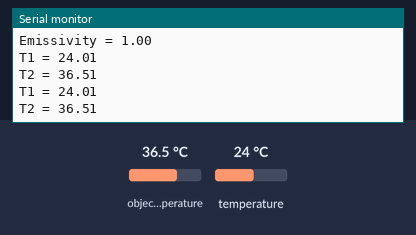
This sketch was run on a simulated Arduino Uno, built with avr-gcc and run on an emulated ATmega328P. Parts: the last lines printed to the serial monitor. Inputs (shaded band) come from the test bench; at power-on: object temperature 36.5 °C, temperature 24 °C.

Above: at 2.8 s.
2.9 s: object temperature set to 20 °C
At 5.0 s:
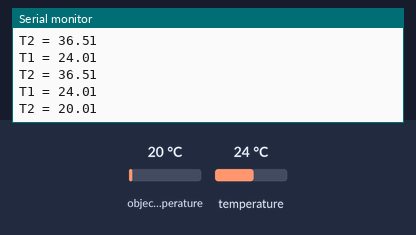
5.6 s: temperature set to 12 °C
At 6.6 s:
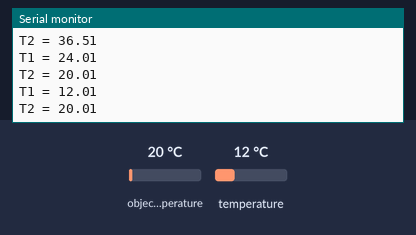
8.3 s: object temperature set to 26 °C
At 11.0 s:
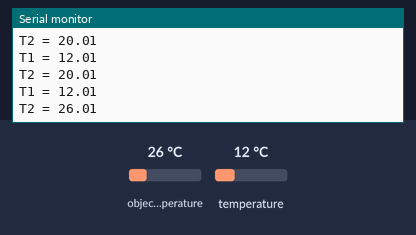
Timing chart, 0 to 12.5 s (numbered marks = the images above; inputs shaded):
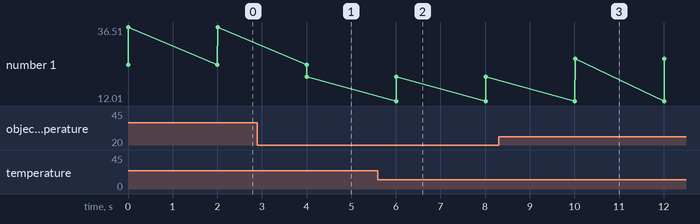

Measured:
- after the input at 2.9 s, the serial monitor: prints a new line after 1.1 s (image 1)
- after the input at 5.6 s, the serial monitor: prints a new line after 0.41 s (image 2)
- after the input at 8.3 s, the serial monitor: prints a new line after 1.7 s (image 3)
- plotted number 1: 36.51 → 20.01 after the input at 2.9 s, 20.01 → 26.01 after the input at 8.3 s

The sketch:

mlx90614.ino
```cpp
///////////////////ADAFRUIT

#include <Adafruit_MLX90614.h>

Adafruit_MLX90614 mlx = Adafruit_MLX90614();

void setup() {
  Serial.begin(57600);
  while (!Serial) delay(100);

  Serial.println("Adafruit MLX90614 test");

  while (!mlx.begin()) {
    Serial.println("Error connecting to MLX sensor, check wiring!");
    delay(2000);
  };

  Serial.print("Emissivity = ");
  Serial.println(mlx.readEmissivity());
}

void loop() {
  Serial.print("T1 = ");
  Serial.println(mlx.readAmbientTempC());
  Serial.print("T2 = ");
  Serial.println(mlx.readObjectTempC());
  Serial.println();
  delay(2000);
}


///////////////// DFROBOT
// #include <DFRobot_MLX90614.h>

// DFRobot_MLX90614_I2C sensor;   // instantiate an object to drive our sensor
// // DFRobot_MLX90614_I2C sensor(/*uint8_t i2cAddr=*/0x5A, /*TwoWire *pWire = */&Wire, /*int sdaPin=*/SDA, /*int sclPin=*/SCL);

// void setup()
// {
//   Serial.begin(57600);
//   while (!Serial) delay(100);

//   while( NO_ERR != sensor.begin() ){
//     Serial.println("Communication with device failed, please check connection");
//     delay(3000);
//   }
//   Serial.println("Begin ok!");
//   sensor.enterSleepMode();
//   delay(50);
//   sensor.enterSleepMode(false);
//   delay(200);
// }

// void loop()
// {
//   float ambientTemp = sensor.getAmbientTempCelsius();
//   float objectTemp = sensor.getObjectTempCelsius();
//   Serial.print("Ambient celsius : "); Serial.print(ambientTemp); Serial.println(" °C");
//   Serial.print("Object celsius : ");  Serial.print(objectTemp);  Serial.println(" °C");
//   delay(500);
// }
```
